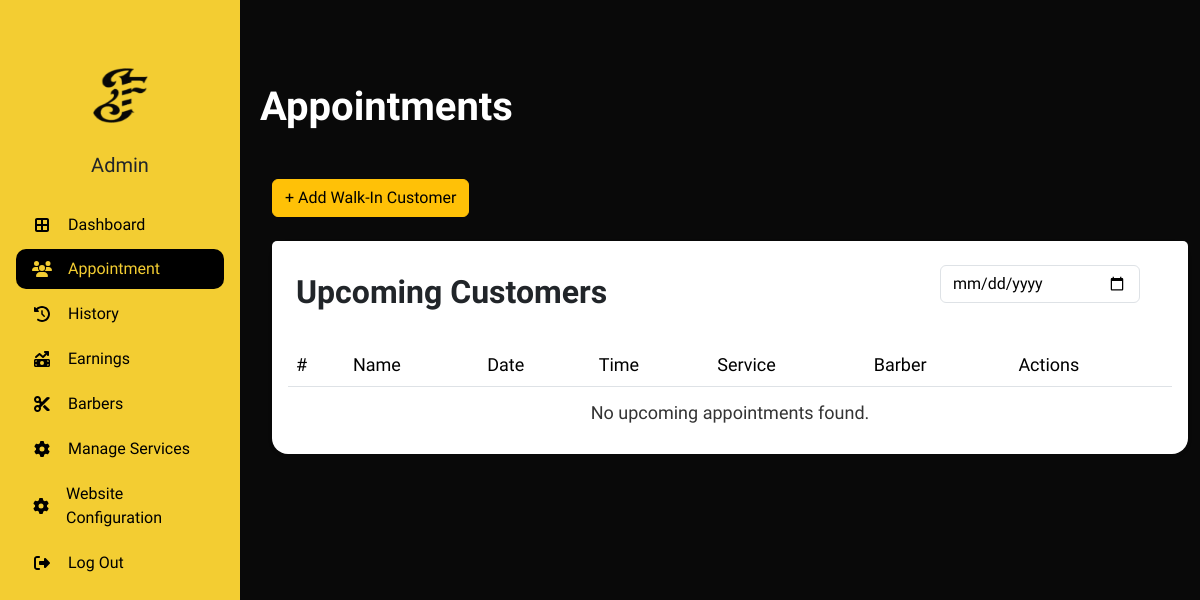
The page /admin/appointments.php (signed in) on the database as committed earlier.
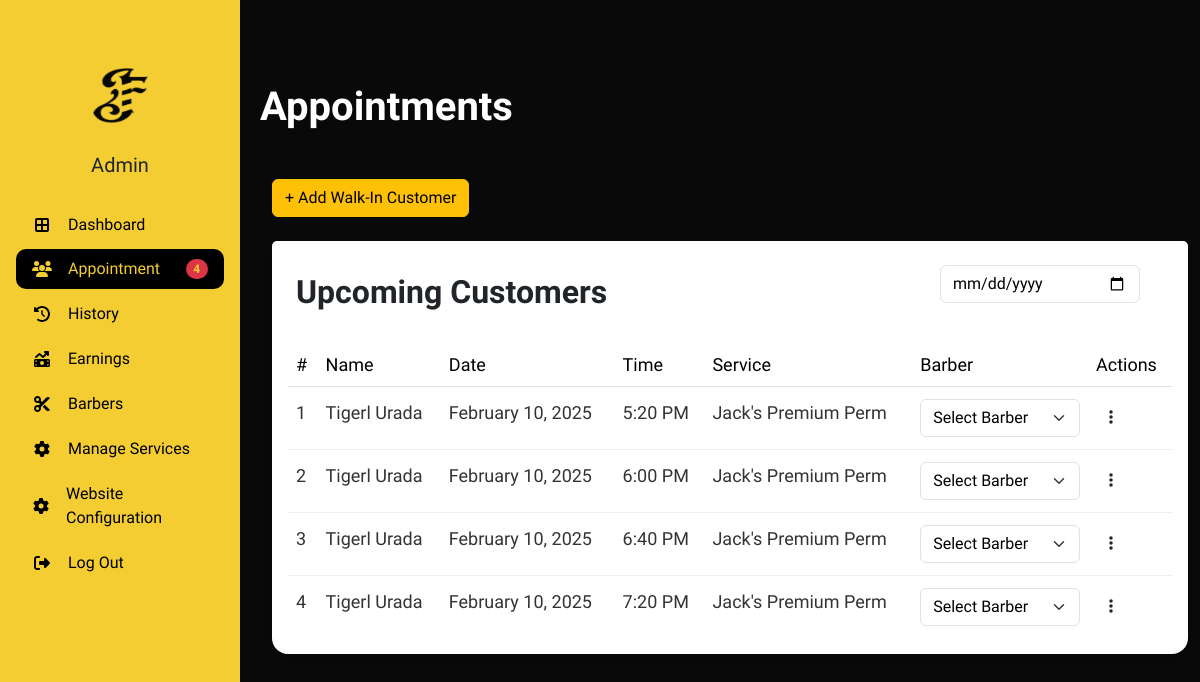
The same page on the database as committed later.
### tables this page shows
CREATE TABLE `appointment_tbl` (
  `appointmentID` int(11) NOT NULL,
  `customerID` int(11) DEFAULT NULL,
  `adminID` int(11) DEFAULT NULL,
  `addonID` int(11) DEFAULT NULL,
  `hcID` int(11) DEFAULT NULL,
  `serviceID` int(11) NOT NULL,
  `status` varchar(255) DEFAULT NULL,
  `date` date NOT NULL,
  `timeSlot` varchar(255) NOT NULL,
  `remarks` varchar(255) DEFAULT NULL,
  `reason` varchar(255) DEFAULT NULL,
  `payment_status` enum('pending','partial','paid') DEFAULT 'pending',
  `payment_amount` decimal(10,2) DEFAULT 0.00,
  `gcash_reference` varchar(50) NOT NULL
);

CREATE TABLE `service_tbl` (
  `serviceID` int(11) NOT NULL,
  `serviceName` varchar(50) DEFAULT NULL,
  `servicePrice` varchar(50) DEFAULT NULL,
  `serviceDesc` varchar(255) DEFAULT NULL
);

### admin/appointments.php (the view, shortened to what this page needs)
<!DOCTYPE html>
<html lang="en">
<head>
    <link href="https://cdn.jsdelivr.net/npm/bootstrap@5.3.2/dist/css/bootstrap.min.css" rel="stylesheet">
    <link rel="stylesheet" href="https://cdnjs.cloudflare.com/ajax/libs/font-awesome/6.5.1/css/all.min.css">
    <link rel="stylesheet" type="text/css" href="css/table.css">
    <link rel="stylesheet" href="css/admin.css">
    <link rel="stylesheet" href="css/sidebar.css">
</head>
<body>
    <?php include 'db_connect.php';
    $notificationQuery = "
        SELECT COUNT(*) AS notif_count
        FROM appointment_tbl a
        LEFT JOIN barb_apps_tbl b ON a.appointmentID = b.appointmentID
        WHERE a.status = 'Pending' AND b.barberID IS NULL";
    $notificationResult = mysqli_query($conn, $notificationQuery);
    $notificationData = mysqli_fetch_assoc($notificationResult);
    $notificationCount = $notificationData['notif_count'];
    ?>
<div class="body d-flex py-3 mt-5">
    <div class="container-xxl">
        <div class="position-relative">
            <h1 class="dashboard mb-5 ms-5">Appointments</h1>
        </div>
        <div class="row ms-5 mb-4">
            <div class="col-12">
                <button class="btn btn-warning" onclick="window.location.href='walk-in.php';">+ Add Walk-In Customer</button>
            </div>
        </div>
        <div class="row ms-5">
            <div class="col-12">
                <div class="card border-0 rounded-4">
                    <div class="card-header py-3 bg-white d-flex justify-content-between align-items-center">
                        <h2 class="fw-bold">Upcoming Customers</h2>
                        <div class="d-flex align-items-center gap-3">
                            <div class="mb-0">
                            <input type="date" id="appointmentDate" class="form-control"
                            value="<?php echo isset($_GET['date']) ? $_GET['date'] : ''; ?>"
                            oninput="filterAppointments()">
                            </div>
                        </div>
                    </div>
                    <div class="card-body">
                        <div class="table-responsive">
                            <table class="table">
                                <thead>
                                    <tr>
                                        <td>#</td>
                                        <td>Name</td>
                                        <td>Date</td>
                                        <td>Time</td>
                                        <td>Service</td>
                                        <td>Barber</td>
                                        <td>Actions</td>
                                    </tr>
                                </thead>
                                <tbody>
                                    <?php
                                        $upcomingQuery = "
                                        SELECT
                                            a.appointmentID,
                                            a.date,
                                            a.timeSlot,
                                            a.status,
                                            c.customerID,
                                            CASE
                                                WHEN c.customerID IS NOT NULL THEN CONCAT(c.firstName, ' ', c.lastName)
                                                ELSE 'Walk In'
                                            END AS fullName,
                                            s.serviceName,
                                            ba.barberID
                                        FROM
                                            appointment_tbl a
                                        LEFT JOIN
                                            customer_tbl c ON a.customerID = c.customerID
                                        LEFT JOIN
                                            service_tbl s ON a.serviceID = s.serviceID
                                        LEFT JOIN
                                            barb_apps_tbl ba ON a.appointmentID = ba.appointmentID
                                        WHERE
                                            a.status = 'Pending'";
                                    $upcomingQuery .= " ORDER BY a.timeSlot ASC";
                                    $upcomingResult = mysqli_query($conn, $upcomingQuery);
                                    $counter = 1;
                                    if ($upcomingResult && mysqli_num_rows($upcomingResult) > 0) {
                                        while ($row = mysqli_fetch_assoc($upcomingResult)) {
                                            $formattedDate = date("F d, Y", strtotime($row['date']));
                                            echo "<tr>
                                                    <td>{$counter}</td>
                                                    <td>
                                                        <a href='#' onclick='showAppointmentDetails({$row['appointmentID']}, " . ($row['customerID'] ? "false" : "true") . ")'
                                                        data-bs-toggle='modal' data-bs-target='#appointmentModal' style='text-decoration: none; color: inherit;'>
                                                        " . htmlspecialchars($row['fullName']) . "
                                                        </a>
                                                    <td>{$formattedDate}</td>
                                                    <td>{$row['timeSlot']}</td>
                                                    <td>{$row['serviceName']}</td>
                                                    <td>
                                                        <form action='assign_barber.php' method='POST' class='assign-barber-form'>
                                                            <input type='hidden' name='appointmentID' value='{$row['appointmentID']}'>
                                                            <select name='barberID' class='form-select'>
                                                                <option value='' disabled selected hidden>Select Barber</option>";
                                                            echo "</select>
                                                        </form>
                                                    </td>
                                                    <td>
                                                        <button type='button' class='btn btn-link'
                                                            onclick='openStatusModal({$row['appointmentID']}, " . ($row['customerID'] ? $row['customerID'] : 'null') . ")'>
                                                            <i class='fas fa-ellipsis-v'></i>
                                                        </button>
                                                    </td>
                                                </tr>";
                                                $counter++;
                                        }
                                    } else {
                                        echo "<tr><td colspan='7' class='text-center'>No upcoming appointments found.</td></tr>";
                                    }
                                ?>
                            </tbody>
                        </table>
                    </div>
                </div>
            </div>
        </div>
    </div>
</div>
<nav id="sidebarMenu" class="collapse d-lg-block sidebar collapse">
    <div class="position-sticky">
        <div class="list-group list-group-flush mx-3 mt-5">
            <div class="avatar-container">
                <img src="css/images/jof_logo_black.png" alt="logo" width="55" height="55" class="logo">
                <h5>Admin</h5>
            </div>
            <a href="a_dashboard.php" class="list-group-item list-group-item-action py-2 ripple">
                <i class="fa-solid fa-border-all fa-fw me-3"></i><span>Dashboard</span>
            </a>
            <a href="appointments.php" class="list-group-item list-group-item-action py-2 ripple active d-flex align-items-center justify-content-between">
                <div>
                    <i class="fa-solid fa-users fa-fw me-3"></i>
                    <span>Appointment</span>
                </div>
                <?php if ($notificationCount > 0): ?>
                    <span class="badge bg-danger rounded-pill"><?php echo $notificationCount; ?></span>
                <?php endif; ?>
            </a>
            <a href="a_history.php" class="list-group-item list-group-item-action py-2 ripple">
                <i class="fa-solid fa-clock-rotate-left fa-fw me-3"></i><span>History</span>
            </a>
            <a href="earnings.php" class="list-group-item list-group-item-action py-2 ripple">
                <i class="fa-solid fa-money-bill-trend-up fa-fw me-3"></i><span>Earnings</span>
            </a>
            <a href="barbers.php" class="list-group-item list-group-item-action py-2 ripple">
                <i class="fa-solid fa-scissors fa-fw me-3"></i><span>Barbers</span>
            </a>
            <a href="manage_services.php" class="list-group-item list-group-item-action py-2 ripple">
                <i class="fa-solid fa-gear fa-fw me-3"></i><span>Manage Services</span>
            </a>
            <a href="configuration.php" class="list-group-item list-group-item-action py-2 ripple">
                <i class="fa-solid fa-gear fa-fw me-3"></i><span>Website Configuration</span>
            </a>
            <a href="../logout-staff.php" class="list-group-item list-group-item-action py-2 ripple">
                <i class="fa-solid fa-right-from-bracket fa-fw me-3"></i><span>Log Out</span>
            </a>
        </div>
    </div>
</nav>
<div class="toast-container position-fixed top-0 end-0 p-3">
</div>
</body>
</html>

### admin/css/table.css (style rules this page uses)
body { height: 100vh; }
h1 { font-weight: 800; margin-top: 2%; margin-bottom: 1%; color: #d31919; font-size: 40px; }
.dashboard { text-align: left; }
td { font-size: 18px; }
h2 { margin-top: 2%; }
.form-control { border: 0; }

### admin/css/admin.css (style rules this page uses)
body { background-color: #090909; font-family: 'Lexend', sans-serif !important; }
.dashboard, h1, h2, h3, h4, h5, h6, .table, .form-control, .form-select, .btn, p, .modal-title, .modal-body, .card-header, .card-body { font-family: 'Lexend', sans-serif !important; }
.dashboard { color: white; }
.avatar-container { display: flex; flex-direction: column; align-items: center; justify-content: center; padding: 20px 0; }
.avatar-container .logo { margin-bottom: 20px; }
.avatar-container h5 { margin-top: 10px; text-align: center; }
.card { background-color: white; box-shadow: 0 2px 4px rgba(0,0,0,0.1); margin-bottom: 20px; }
.card-header { border-bottom: 1px solid #eee; }
.table { margin-bottom: 0; }
.table tbody td { padding: 12px 8px; border-bottom: 1px solid #eee; color: #333; }
.table tbody tr:last-child td { border-bottom: none; }
.container-xxl { padding-left: 260px; width: 100%; transition: padding-left 0.3s ease; }
@media (min-width: 992px) and (max-width: 1680px) { .ms-5 { margin-left: 0 !important; } }
@media (min-width: 992px) and (max-width: 1680px) { .dashboard.mb-5.ms-5 { margin-left: 0 !important; } }
.form-control, .form-select { background-color: #333; color: #fff; border: 1px solid #444; }
.table .form-select, .card-header .form-control { background-color: white; color: black; border: 1px solid #dee2e6; }
.card .d-flex.justify-content-between { padding: 0 1rem; }
.card .fw-bold { margin-bottom: 0; }
.btn-link { color: #212529; padding: 0.375rem 0.75rem; text-decoration: none; }
.card-header.py-3 { padding-left: 3rem !important; padding-right: 3rem !important; border-bottom: none !important; }
.card-header .form-control { width: 200px; }
.card-header.py-3 .fw-bold { margin-left: -1.5rem; }

### admin/css/sidebar.css (style rules this page uses)
.sidebar { background-color: #F3CD32 !important; min-height: 100vh; position: fixed; left: 0; top: 0; width: 240px; z-index: 999; font-family: 'Lexend', sans-serif !important; }
.sidebar .list-group-item { background-color: transparent !important; border: none !important; color: black !important; border-radius: 10px !important; margin-bottom: 5px; display: flex !important; align-items: center !important; font-family: 'Lexend', sans-serif !important; font-weight: 400; }
.list-group-item > div { display: flex; align-items: center; flex: 1; }
.list-group-item.active { background-color: black !important; color: #F3CD32 !important; border-radius: 10px !important; }
.list-group-item.active i, .list-group-item.active span { color: #F3CD32 !important; }
.avatar-container { display: flex; flex-direction: column; align-items: center; justify-content: center; padding: 20px 0; }
.avatar-container .logo { margin-bottom: 20px; }
.avatar-container h5 { margin-top: 10px; text-align: center; font-family: 'Lexend', sans-serif !important; font-weight: 500; }

Rows that differ between the two databases and show on the page:
added appointment_tbl: fullName "Tigerl Urada", date "February 10, 2025", timeSlot "5:20 PM", serviceID.serviceName "Jack's Premium Perm"
added appointment_tbl: fullName "Tigerl Urada", date "February 10, 2025", timeSlot "6:00 PM", serviceID.serviceName "Jack's Premium Perm"
added appointment_tbl: fullName "Tigerl Urada", date "February 10, 2025", timeSlot "6:40 PM", serviceID.serviceName "Jack's Premium Perm"
added appointment_tbl: fullName "Tigerl Urada", date "February 10, 2025", timeSlot "7:20 PM", serviceID.serviceName "Jack's Premium Perm"
Other text that changed with them:
$notificationCount: (not shown) → "4"
text no longer shown: "No upcoming appointments found."
